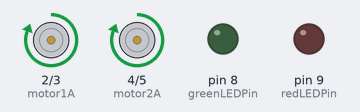
Bench run of a sketch on a simulated Arduino Uno, built with avr-gcc and run on an emulated ATmega328P. Shown: motor-driver pin pairs drawn as motors (green arrow = first pin HIGH = forward, orange = second pin HIGH = backward, longer = more drive), output pins drawn as LEDs (lit = HIGH).

Above: at 0.5 s.
At 3.5 s:
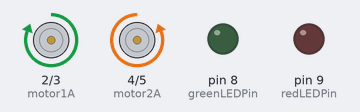
At 6.5 s:
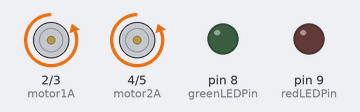
At 14.0 s:
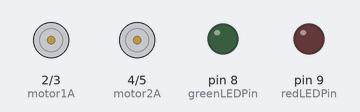
Timing chart, 0 to 15.6 s (numbered marks = the images above):
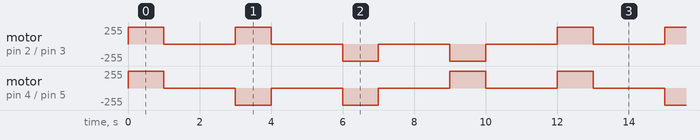

The sketch:

motor.ino
```cpp
// Define LED pin numbers (replace with actual pin numbers)
const int greenLEDPin = 8;
const int redLEDPin = 9;

// Motor control pins (replace with your L298N connections)
const int motor1A = 2;
const int motor1B = 3;
const int motor2A = 4;
const int motor2B = 5;

void setup() {
  pinMode(greenLEDPin, OUTPUT);
  pinMode(redLEDPin, OUTPUT);

  pinMode(motor1A, OUTPUT);
  pinMode(motor1B, OUTPUT);
  pinMode(motor2A, OUTPUT);
  pinMode(motor2B, OUTPUT);

  // Initialize serial communication
  Serial.begin(9600);
}

void loop() {
  front();
  delay(1000);  // Adjust the movement duration
  halt();
  delay(1000);

  right();
  delay(1000);
  halt();
  delay(1000);

  back();
  delay(1000);
  halt();
  delay(1000);

  left();
  delay(1000);
  halt();
  delay(1000);
}

void front() {
  digitalWrite(motor1A, HIGH);
  digitalWrite(motor1B, LOW);
  digitalWrite(motor2A, HIGH);
  digitalWrite(motor2B, LOW);
}

void back() {
  digitalWrite(motor1A, LOW);
  digitalWrite(motor1B, HIGH);
  digitalWrite(motor2A, LOW);
  digitalWrite(motor2B, HIGH);
}

void right() {
  digitalWrite(motor1A, HIGH);
  digitalWrite(motor1B, LOW);
  digitalWrite(motor2A, LOW);
  digitalWrite(motor2B, HIGH);
}

void left() {
  digitalWrite(motor1A, LOW);
  digitalWrite(motor1B, HIGH);
  digitalWrite(motor2A, HIGH);
  digitalWrite(motor2B, LOW);
}

void halt() {
  digitalWrite(motor1A, LOW);
  digitalWrite(motor1B, LOW);
  digitalWrite(motor2A, LOW);
  digitalWrite(motor2B, LOW);
  delay(1000);  // Adjust the halt duration
}

void GreenLightArea() {
  digitalWrite(greenLEDPin, HIGH);
  delay(10);
  digitalWrite(greenLEDPin, LOW);
}

void RedLightArea() {
  digitalWrite(redLEDPin, HIGH);
  delay(10000);  // Adjust the duration the red LED is on
  digitalWrite(redLEDPin, LOW);
}
```

PID.ino
```cpp

```

Measured:
- by itself, motor on pin 4 (motor2A) / pin 5 (motor2B): repeats every 12.0 s: 2 × (stopped 2.0 s, backward 255/255 1.0 s), 2 × (stopped 2.0 s, forward 255/255 1.0 s)
- by itself, motor on pin 2 (motor1A) / pin 3 (motor1B): repeats every 12.0 s: stopped 2.0 s, forward 255/255 1.0 s, 2 × (stopped 2.0 s, backward 255/255 1.0 s), stopped 2.0 s, forward 255/255 1.0 s
